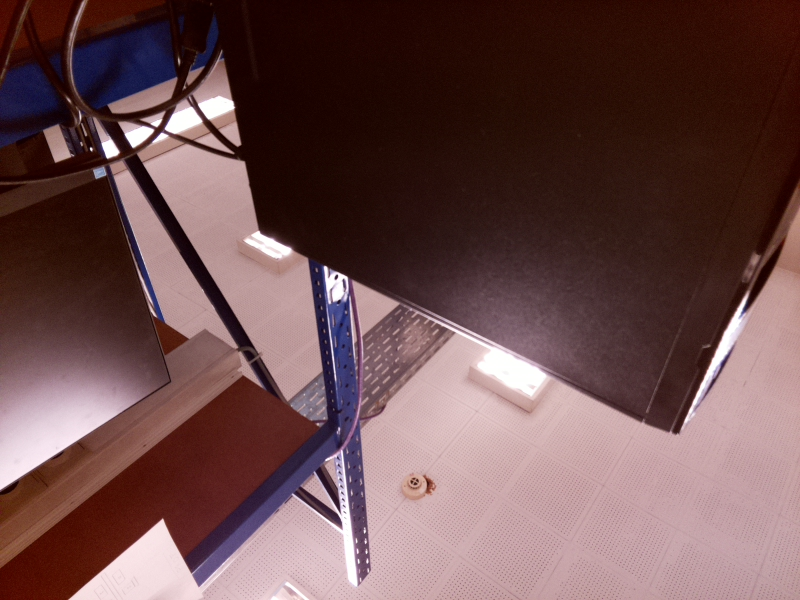
#> input picture test0.jpg, 800 x 600 px
$ python -i object_detector.py   (imports and definitions only)
#> lines starting #> are read from the running program, lines starting #| are printed output that depends on the picture; after the words box and inside, x2 and y2 are one past the last pixel; in counts of white or black regions, pixels touching at a corner belong together
#> further down, picture is the input picture: shape (600, 800, 3); mean B, G, R 78.3, 77.9, 108.8
import cv2


class HomogeneousBgDetector():
    def __init__(self):
        pass

    def detect_objects(self, frame):
        # Convert Image to grayscale
        gray = cv2.cvtColor(frame, cv2.COLOR_BGR2GRAY)
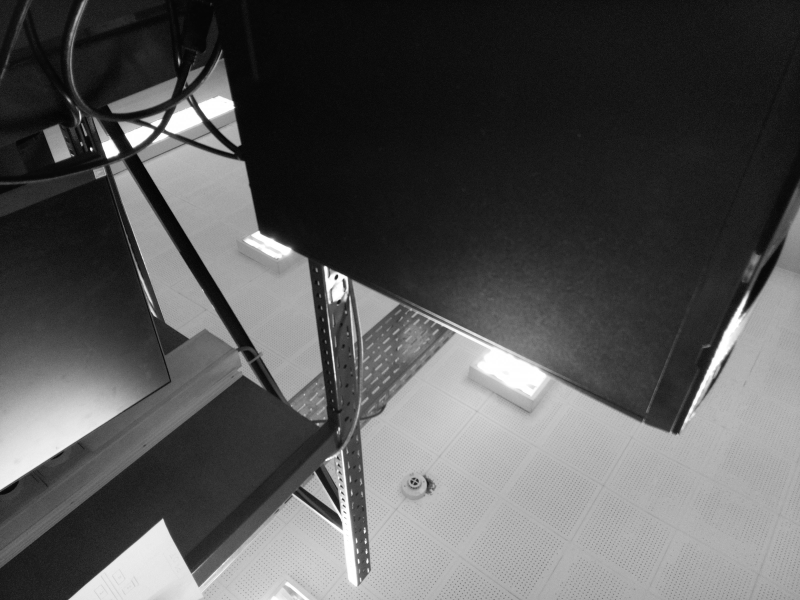
#> gray: shape (600, 800); min 4, max 255, mean 87.2

        # Create a Mask with adaptive threshold
        mask = cv2.adaptiveThreshold(gray, 255, cv2.ADAPTIVE_THRESH_MEAN_C, cv2.THRESH_BINARY_INV, 19, 5)
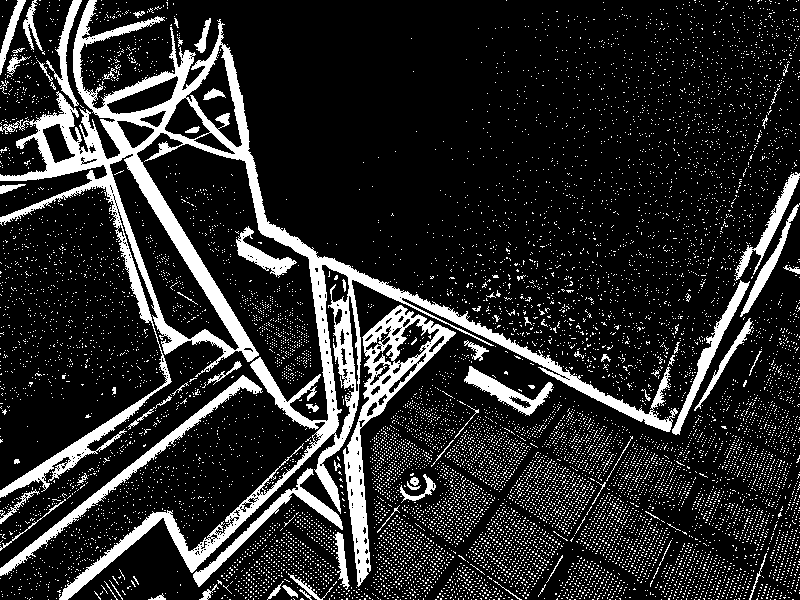
#> mask: shape (600, 800); 16.4% white; 11573 white regions (11494 under 20 px)

        # Find contours
        contours, _ = cv2.findContours(mask, cv2.RETR_EXTERNAL, cv2.CHAIN_APPROX_SIMPLE)
#> contours = 11433 contours, 11393 with area under 20; largest, box (x1, y1, x2, y2) and area: (0, 0, 678, 600) 48042, (343, 305, 456, 587) 7476, (0, 375, 263, 576) 2520, (193, 468, 343, 587) 1602, (672, 280, 750, 435) 1318

        cv2.imshow("mask", mask)
        objects_contours = []

        for cnt in contours:
            area = cv2.contourArea(cnt)
            if area > 2000:
                cnt = cv2.approxPolyDP(cnt, 0.03*cv2.arcLength(cnt, True), True)
                objects_contours.append(cnt)
#> this loop made 11433 passes
#> (cnt, area) on passes 1 to 3: ([[792, 599], [793, 599]], 0), ([[774, 599], [775, 599]], 0), ([[770, 599]], 0)
#> after the loop, objects_contours = 3 contours, 1 with area under 20; largest, box (x1, y1, x2, y2) and area: (0, 127, 671, 600) 91270, (343, 305, 456, 587) 7632

        return objects_contours

    # def get_objects_rect(self):
    #     box = cv2.boxPoints(rect)  # cv2.boxPoints(rect) for OpenCV 3.x
    #     box = np.int0(box)

>>> import cv2
>>> picture = cv2.imread('test0.jpg')
>>> result = HomogeneousBgDetector().detect_objects(picture)
#> result has the same summary as objects_contours in detect_objects
